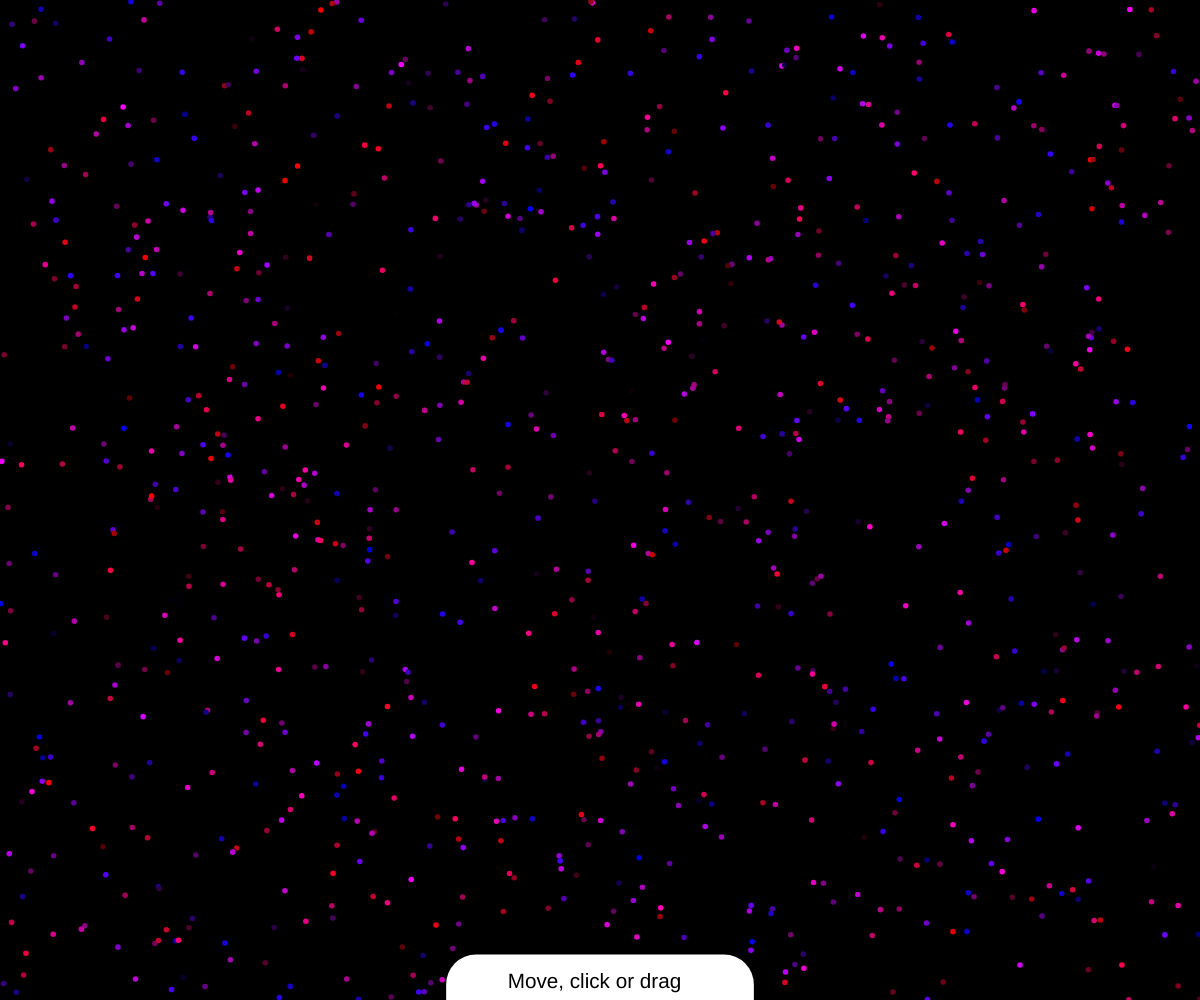
Frame 1 (no input)
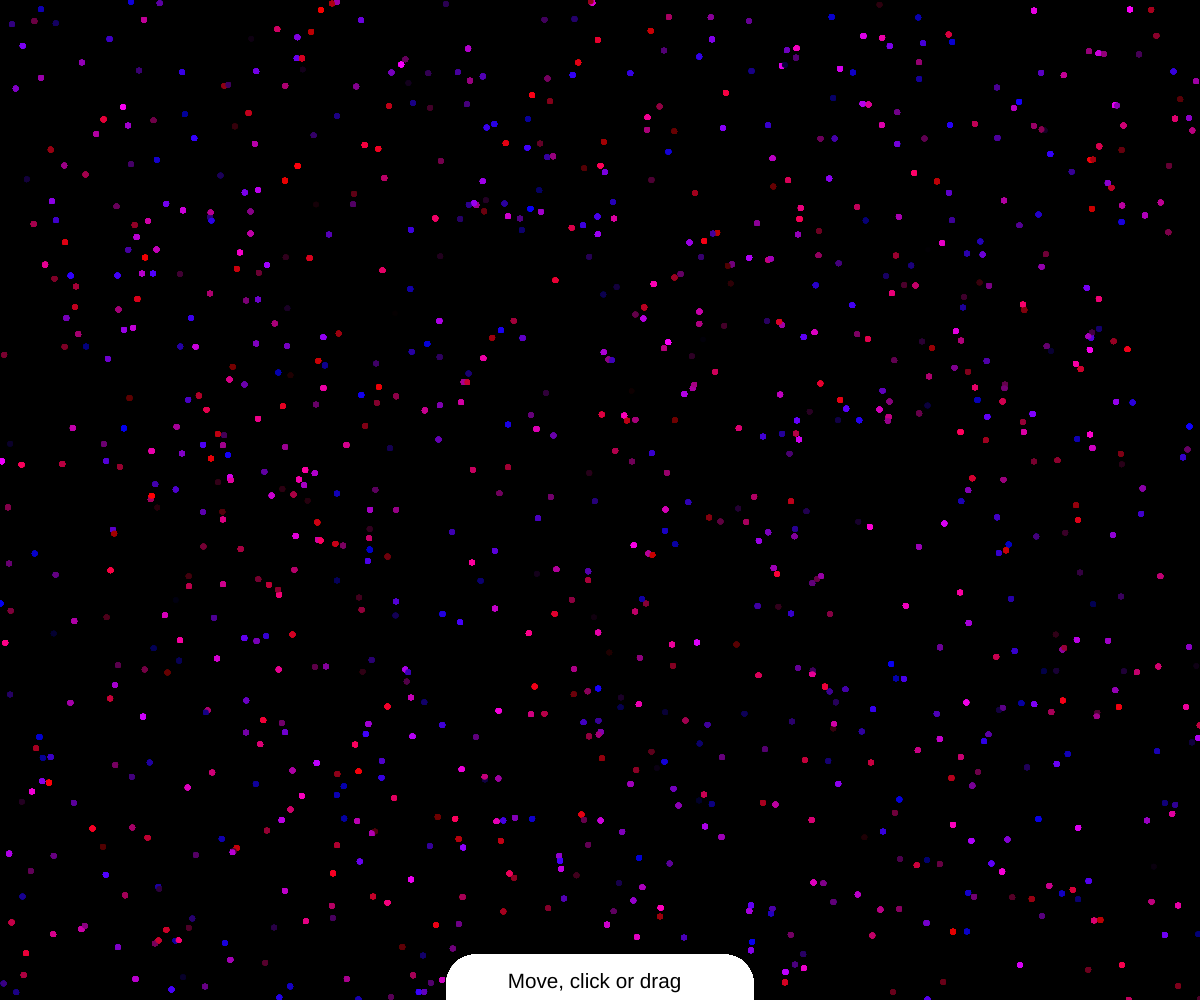
Frame 60 (no input)
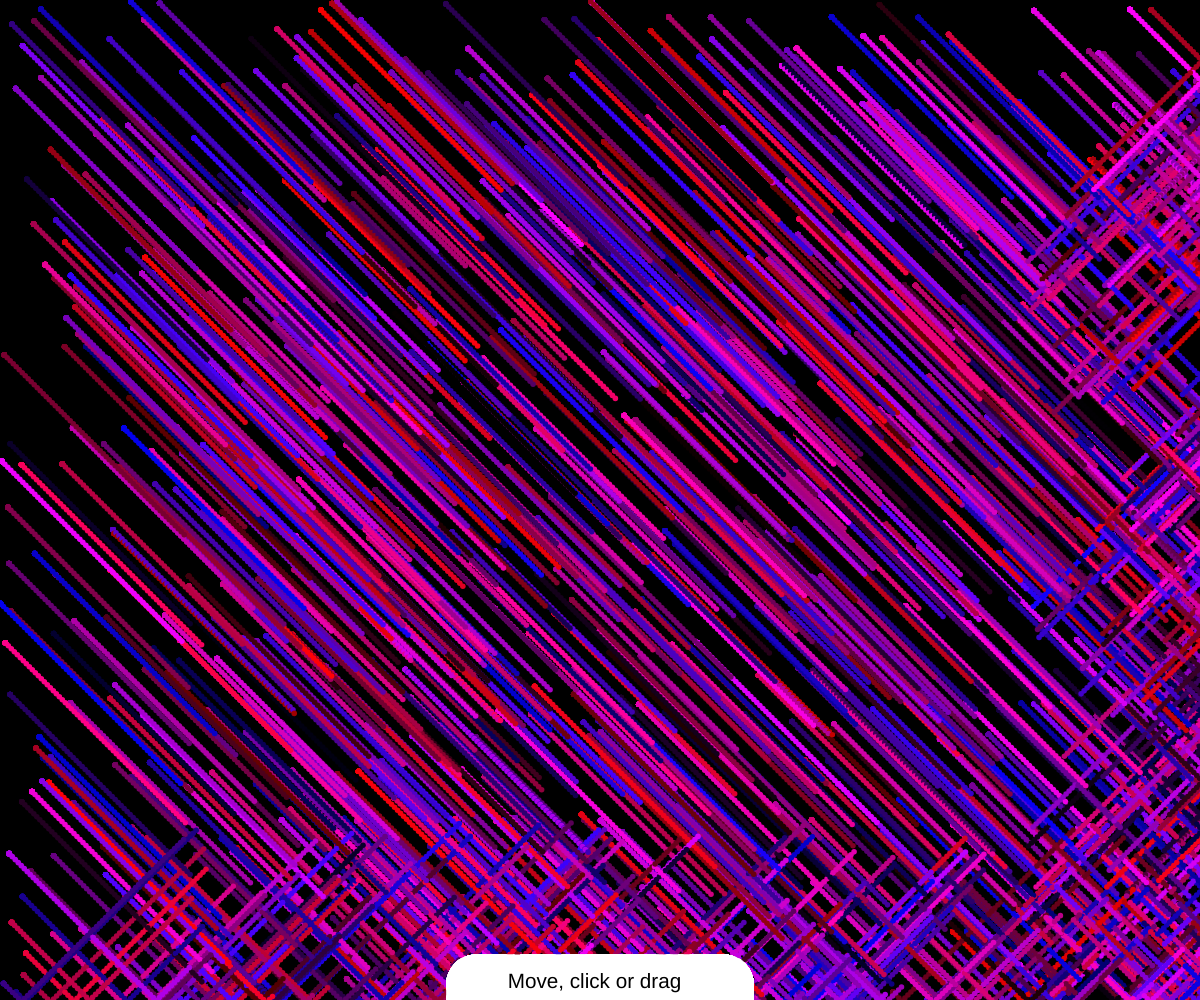
Frame 120 (the mouse pressed at the canvas centre since frame 60)

The p5.js sketch that drew these frames (run headless with seeded random() and noise() and a simulated clock; from frame 60 on, the mouse is pressed at the canvas centre):

// p5.js sketch
// ── sketch.js
var allMyBalls = [];
var amountOfBalls = 1000;
var m = false;
var n = false;
var s = 60;
var a = 0;
var b = 0;
var c = 0;
var g = 0;
var h = 0;
var r = false;
var mr = 0;
var y = false;
var d = 0;
var e = 0;
var md = false;
var randomColor;

function preload() {

}

function setup() {
  createCanvas(windowWidth, windowHeight);
  frameRate(60);
  background("black");

  for (var i = 0; i < amountOfBalls; i++) {

    var tempx = random() * windowWidth;
    var tempy = random() * windowHeight;
    var tempr = width / 108 / 2;
    var tempBall = new Ball(tempx, tempy, tempr);

    tempBall.color = color(random() * 255, 0, random() * 255);
    tempBall.speed = 3;

    allMyBalls.push(tempBall);
  }
}

function draw() {
  for (var i = 0; i < allMyBalls.length; i++) { // prendo ogni istanza e chiamo  metodo
    var tempBall = allMyBalls[i];
    tempBall.move();
    tempBall.display();
    tempBall.colorChange();
    tempBall.clickColor();
    tempBall.changeDiameter();
  }

  push();
  translate(width / 2, height);
  fill('white');
  rect(-width / 7.8, -height / 22, 2 * width / 7.8, height / 22 * 2, 30)
  textSize(width / 29 / 2);
  fill('black');
  text("Move, click or drag", -width / 13, -height / 85);
  pop();

}

function Ball(_x, _y, _diameter) {

  this.size = _diameter;
  this.x = _x;
  this.y = _y;
  this.speed = 2;
  this.color = 'gold'

  var xIncrease = 1;
  var yIncrease = 1;

  this.move = function() {
    if (m == true) {
      this.x += xIncrease * this.speed * g;
      this.y += yIncrease * this.speed * h;
    }
    if (this.y > windowHeight || this.y < 0) {
      yIncrease = -yIncrease;
    } else if (this.x > windowWidth || this.x < 0) {
      xIncrease = -xIncrease;
    }
  }

  this.display = function() {
    fill(this.color);
    noStroke();
    push();
    translate(this.x, this.y);
    ellipse(0, 0, this.size);
    pop();
  }
  // rect around cursor
  this.colorChange = function() {
    if (frameCount > s * 2 && m == true && this.x >= mouseX - width / 10.8 / 2 && this.x <= mouseX + width / 10.8 / 2 && this.y <= mouseY + width / 10.8 / 2 && this.y >= mouseY - width / 10.8 / 2) {
      xIncrease = -xIncrease;
      yIncrease = -yIncrease;
      y = true;
      this.color = color(0, random() * 255, random() * 255);
    }
  }
  // change color when click released
  this.clickColor = function() {
    if (r == true) {
      this.color = randomColor;
    }
  }
  // change diameter when mouse dragged
  this.changeDiameter = function() {
    if (md == true) {
      this.size = d;
    }
  }
}

function mouseMoved() {
  m = true;
  if (mouseY < pmouseY) { // su
    h = -1;
  } else if (mouseY > pmouseY) { // giù
    h = +1;
  }
  if (mouseX < pmouseX) { // sx
    g = -1;
  } else if (mouseX > pmouseX) { // dx
    g = +1;
  }
}

function mouseReleased() {

  randomColor = color(random() * 255, random() * 255, random() * 255);
  mr++;
  if (mr == 1) {
    r = true;
  } else {
    r = false;
  }
  if (mr == 2) {
    mr = 0;
  }

}

function mouseDragged() {
  md = true;
  if (mouseX > pmouseX || mouseY < pmouseY) {
    d -= 1 / 7;
  } else if (mouseX < pmouseX || mouseY > pmouseY) {
    d += 1 / 7;
  }
}
